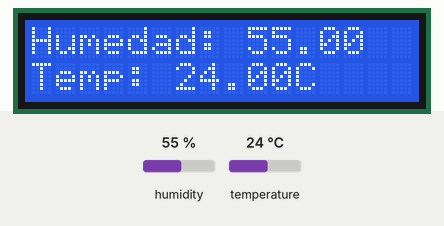
A sketch run on a simulated Arduino Uno, built with avr-gcc and run on an emulated ATmega328P. Shown: 16×2 character LCD. The inputs (shaded band) are chosen by the test bench; at power-on: humidity 55 %, temperature 24 °C.

Above: at 2.2 s.
2.3 s: humidity set to 22 %
At 4.0 s:
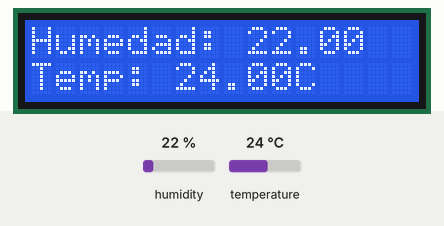
5.1 s: temperature set to 12 °C
At 5.8 s:
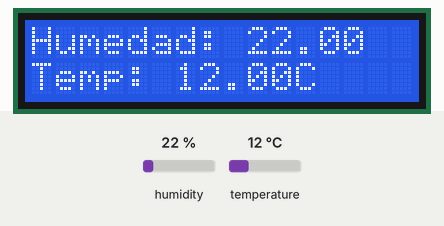
7.9 s: humidity set to 40 %
At 10.6 s:
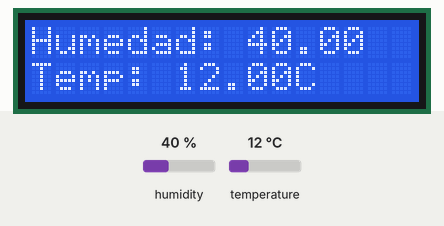
10.9 s: temperature set to 19 °C
At 12.8 s:
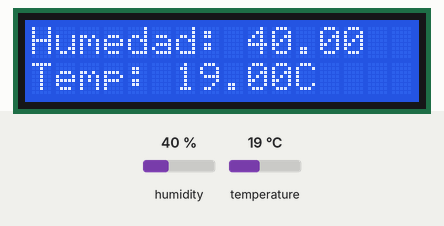
Timing chart, 0 to 14.3 s (numbered marks = the images above; inputs shaded):
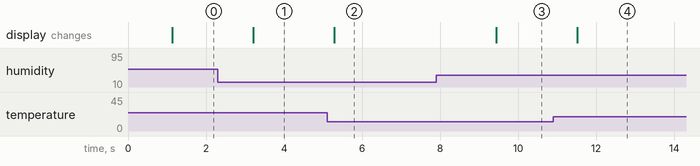

The sketch:

DHT11_Sensor_Tem_Hum.ino
```cpp
/* Derechos de autor © UNIT Electronics
  Fecha de revisión: 01/07/24*/

/********************************
El sensor DHT detectara temperatura y humedad ambiental, los datos directamente se presentaran en
la pantalla LCD 16X2. Librería del sensor DHT y para el display LCD
**************************/


#include <DHT.h>
#include <LiquidCrystal_I2C.h>
#define DHTTYPE 11              //Definimos el modelo DHT11
#define DHTPIN 8                //Se define el pin para conectar el sensor
float h, t;                     //variables para guardar el dato de humedad y temperatura del sensor
DHT dht(DHTPIN, DHTTYPE);
LiquidCrystal_I2C lcd(0x27, 16, 2); //Crear el objeto lcd dirección 0x27 y 16 columnas x 2 filas
void setup() {
  dht.begin();                      //Se inicia la dht, con la definición de modelo y pin
  lcd.init();                       // Inicializar el LCD
  lcd.backlight();                  //Encender la luz de fondo.
  lcd.print("DHT11 Y DISPLAY ");    //Escribimos el Mensaje en el LCD.
  delay(1000);                      //limpiamos la pantalla para agregar nuevo mensaje
  lcd.clear();
}
void loop() {
  h = dht.readHumidity();           //se guarda en la variable h el valor de humedad
  t = dht.readTemperature();        //se guarda en la variable t el valor de temperatura
  lcd.setCursor(0, 0);               //colocamos el cursor en la posición columna, fila (0,0)
  lcd.print("Humedad: ");            //se visualiza el texto
  lcd.print(h);                       //se visualiza el dato de humedad
  lcd.setCursor(0, 1);                //colocamos el cursor en la posición columna, fila (0,1)
  lcd.print("Temp: ");                //se visualiza el texto
  lcd.print(t);                        //impresión del valor de temperatura
  lcd.print("C");                     //escribimos mensaje
  delay(1000);                        // esperamos 1 min para nueva medición
}
```

Measured:
- after the input at 2.3 s, the display: changes after 0.91 s (image 1)
- after the input at 5.1 s, the display: changes after 0.18 s (image 2)
- after the input at 7.9 s, the display: changes after 1.5 s (image 3)
- after the input at 10.9 s, the display: changes after 0.61 s (image 4)
